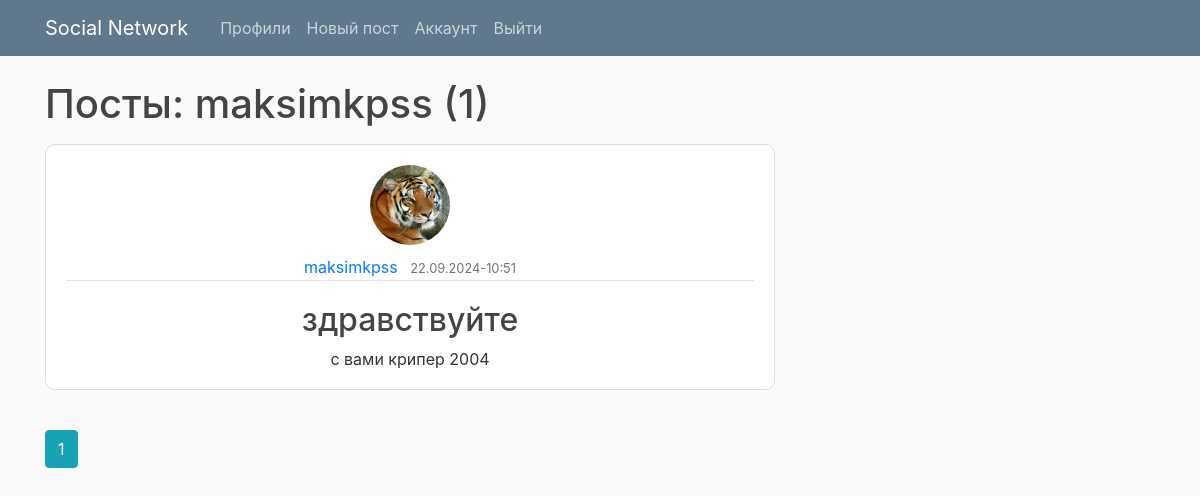
The page /user/maksimkpss (signed in) on the database its author committed.
### flaskblog/models.py (models this page shows, shortened)
class User(db.Model, UserMixin):
    id = db.Column(db.Integer, primary_key=True)
    username = db.Column(db.String(20), unique=True, nullable=False)
    email = db.Column(db.String(120), unique=True, nullable=False)
    image_file = db.Column(db.String(20), nullable=False, default='default.jpg')
    password = db.Column(db.String(60), nullable=False)
    posts = db.relationship('Post', backref='author', lazy=True)
    last_seen = db.Column(db.DateTime)
    user_status = db.Column(db.String(40), nullable=True, default="Лучший пользователь проекта")
    liked = db.relationship(
        'PostLike',
        foreign_keys='PostLike.user_id',
        backref='user', lazy='dynamic')

class Post(db.Model):
    id = db.Column(db.Integer, primary_key=True)
    title = db.Column(db.String(100), nullable=False)
    content = db.Column(db.Text, nullable=False)
    image_post = db.Column(db.String(30), nullable=False, default='default.jpg')
    views = db.Column(db.Integer, default=0)
    likes = db.relationship('PostLike', backref='post', lazy='dynamic')
    user_id = db.Column(db.Integer, db.ForeignKey('user.id'), nullable=False)
    comments = db.relationship('Comment', backref='comment_post', lazy=True, cascade='all, delete-orphan')
    date_posted = db.Column(db.DateTime, nullable=False, default=datetime.now)

### flaskblog/routes.py (the view)
@app.route("/user/<string:username>")
def user_posts(username):
    page = request.args.get('page', 1, type=int)
    user = User.query.filter_by(username=username).first_or_404()
    posts = Post.query.filter_by(author=user)\
        .order_by(Post.date_posted.desc())\
        .paginate(page=page, per_page=5)
    return render_template('user_posts.html', posts=posts, user=user)

### flaskblog/models.py (called while the page is built)
@login_manager.user_loader
def load_user(user_id):
    return User.query.get(int(user_id))

### flaskblog/templates/user_posts.html
{% extends "layout.html" %}
{% block content %}
    <h1 class="mb-3">Посты: {{ user.username }} ({{ posts.total }})</h1>
    {% for post in posts.items %}
        <article class="media content-section">
          <div class="media-body" style="justify-content: center; text-align: center;">
            <img class="rounded-circle account-img" src="{{ url_for('static', filename='profile_pics/' + user.username + '/' + 'account_img/' + user.image_file) }}"  style="width: 80px; height: 80px;">
            <div class="article-metadata">
              <a class="mr-2" href="{{ url_for('user_posts', username=post.author.username) }}">{{ post.author.username }}</a>
              <small class="text-muted">{{ post.date_posted.strftime("%d.%m.%Y-%H:%M") }}</small>
            </div>
            <h2><a class="article-title" href="{{ url_for('post', post_id=post.id) }}">{{ post.title }}</a></h2>
            <p class="article-content">{{ post.content }}</p>
          </div>
        </article>
    {% endfor %}
    {% for page_num in posts.iter_pages(left_edge=1, right_edge=1, left_current=1, right_current=2) %}
      {% if page_num %}
        {% if posts.page == page_num %}
          <a class="btn btn-info mb-4" href="{{ url_for('user_posts', username=user.username, page=page_num) }}">{{ page_num }}</a>
        {% else %}
          <a class="btn btn-outline-info mb-4" href="{{ url_for('user_posts', username=user.username, page=page_num) }}">{{ page_num }}</a>
        {% endif %}
      {% else %}
        ...
      {% endif %}
    {% endfor %}
{% endblock content %}

### flaskblog/static/main.css (style rules this page uses)
body { background: #fafafa; color: #333333; margin-top: 5rem; }
h1, h2, h3, h4, h5, h6 { color: #444444; }
.content-section { background: #ffffff; padding: 10px 20px 2px; border: 1px solid #dddddd; border-radius: 10px; margin-bottom: 40px; }
.article-title { color: #444444; }
.article-content { white-space: pre-line; }
.article-metadata { padding-bottom: 1px; margin-bottom: 20px; border-bottom: 1px solid #e3e3e3 }
.account-img { height: 125px; width: 125px; margin-bottom: 10px; margin-top: 10px; }

### rows shown on the page
User: username "maksimkpss"
Post: image_file (picture), author.username "maksimkpss", date_posted "22.09.2024-10:51", title "здравствуйте", content "с вами крипер 2004"

### other values the page prints
{{ posts.total }} "1"
{{ page_num }} "1"
